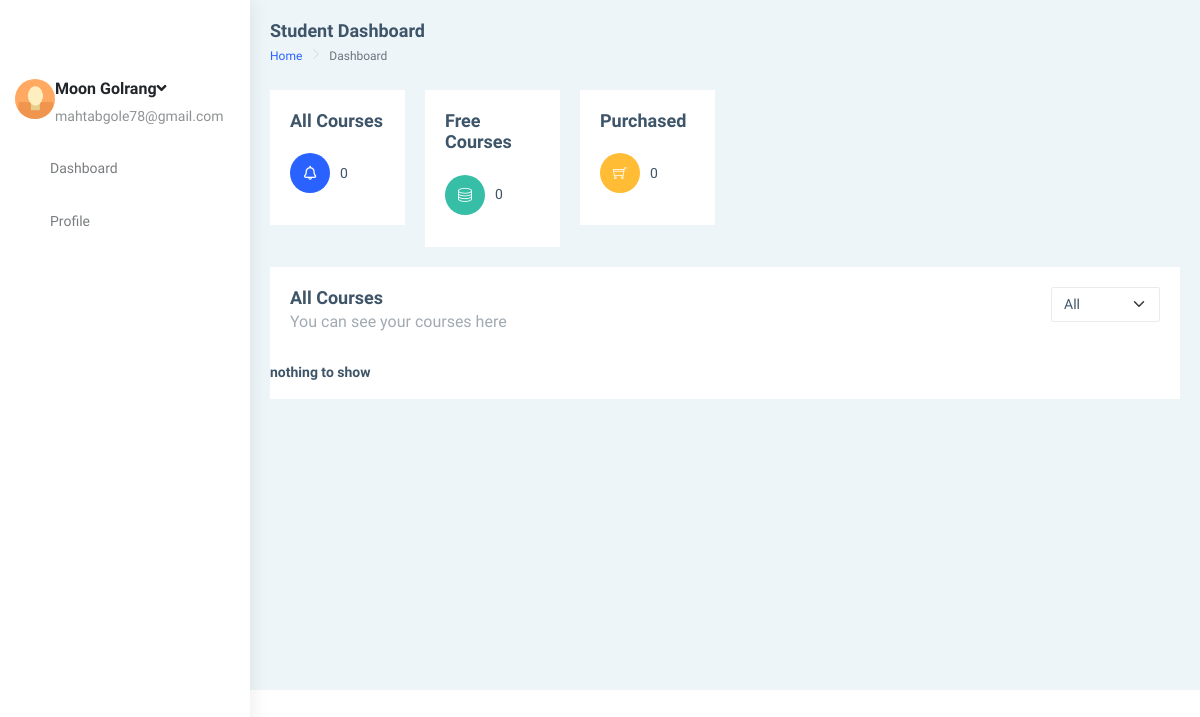
The page /accounts/userdashbord/main (signed in) on the database as committed earlier.
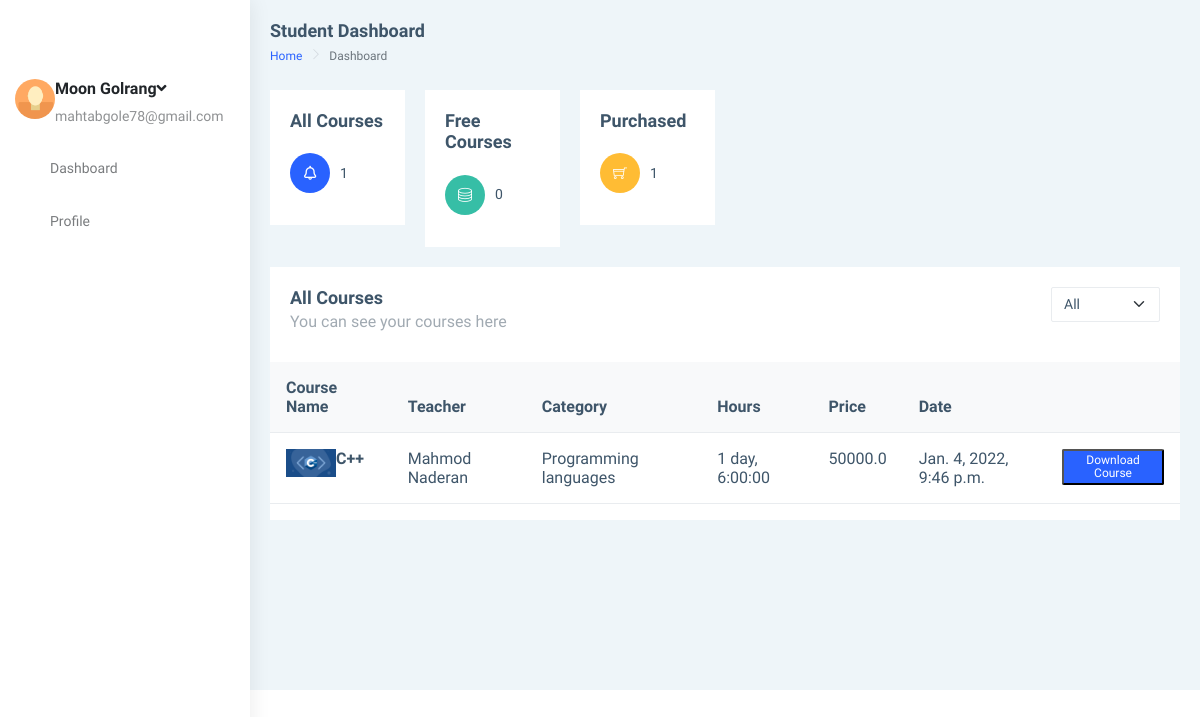
The same page on the database as committed later.
### mainSite/models.py (models this page shows, shortened)
class Course(models.Model):
    name = models.CharField(max_length=100, null=True)
    title = models.CharField(max_length=1000)
    price = models.FloatField(default=0)
    category = models.ManyToManyField(Category, related_name='category')
    subTittel = models.CharField(max_length=200, null=True)
    date_created = models.DateTimeField(auto_now_add=True, null=True)
    datepublished = models.DateTimeField(null=True)
    stutuses = (
        ('d', 'Draft'),
        ('p', 'Published'),
    )
    stutus = models.CharField(max_length=1, choices=stutuses, default='d')
    course_pic = models.ImageField(upload_to='courses/coverPictures/' ,null=True, blank=True)
    duration = models.DurationField(max_length=100, null=True)
    fileZip = models.FileField(
        upload_to='courses/zipFile/', null=True, blank=True)
    dlNumber = models.IntegerField(default=0)
    video = models.FileField(
        upload_to='courses/video/%y', null=True, blank=True)
    class Meta:
        ordering = ["-dlNumber"]

class Teacher (models.Model):
    phone = models.CharField(max_length=200, unique=True)
    date_created = models.DateTimeField(auto_now_add=True, null=True)
    user = models.OneToOneField(
        User, null=True, on_delete=models.CASCADE, related_name='teacher')
    profile_pic = models.ImageField(
        upload_to='teacher/profile/picture/', null=True, blank=True)
    course = models.ManyToManyField(Course, related_name='teacher')
    fildOfStudy = models.CharField(max_length=60, null=True)
    university = models.CharField(max_length=60, null=True)
    educations = (
        ('b', 'Bachelor'),
        ('bs', 'Bachelor Student'),
        ('m', 'Master'),
        ('ms', 'Master Student'),
        ('p', 'PHD'),
        ('ps', 'PHD Student'),
    )
    address=models.CharField(max_length=50, null=True)
    lastEducation = models.CharField(
        max_length=2, choices=educations, default='bs')
    documents = models.FileField(
        upload_to='teacher/documents/', null=True, blank=True)
    companiName1= models.CharField(max_length=50, null=True)
    jobSituation1= models.CharField(max_length=50, null=True)
    companiName2= models.CharField(max_length=50, null=True)
    jobSituation2= models.CharField(max_length=50, null=True)
    courseTitle1= models.CharField(max_length=50, null=True)
    courseTime1= models.CharField(max_length=50, null=True)
    courseTitle2= models.CharField(max_length=50, null=True)
    courseTime2= models.CharField(max_length=50, null=True)
    exteraInfo =models.CharField(max_length=200 , null=True)
    accepted =models.BooleanField(default=False)
    wallet=models.FloatField(default=0)

class Category(models.Model):
    name = models.CharField(max_length=200, null=True)
    category_pic = models.ImageField(upload_to='category/coverPictures/' ,null=True, blank=True)

class Transaction(models.Model):
    date_created = models.DateTimeField(auto_now_add=True, null=True)
    price =models.FloatField(default=0)
    course = models.ManyToManyField(Course, related_name='transaction')
    teacher = models.ManyToManyField(Teacher, related_name='transaction')
    customer= models.ManyToManyField(Customer, related_name='transaction')
    class Meta:
        ordering = ["-date_created"]

### mainSite/decorators.py (the view)
        def wrapper_func(requset, *args , **kwargs):
            group = None
            if requset.user.groups.exists():
                group = requset.user.groups.all()[0].name
            if group == None:
                return HttpResponse("you are not authorized to view this page")
            if group in allowed_roles:
                 return view_func(requset, *args , **kwargs)
            else:
                return HttpResponse("you are not authorized to view this page")

### mainSite/views.py (called while the page is built)
@login_required
@allowed_users("customer")
def userdashboard(request):
    customer = request.user.customer
    allCours = customer.transaction.all()
    freeCours = allCours.filter(price=0)
    coursePurchased = allCours.filter(price__gt=0)
    context = {
        "customer": customer,
        "allCours": allCours,
        "freeCours": freeCours,
        "freeCoursSize": len(freeCours),
        "coursePurchased": coursePurchased,
        "coursePurchasedSize": coursePurchased.count(),
    }
    return render(request, 'userdashboard.html', context)

### templates/userdashboard.html (shortened to what the changed rows need)
{% extends 'basehtml.html' %}
{% load static %}
{%block body%}
<div id="main-wrapper" data-layout="vertical" data-navbarbg="skin5" data-sidebartype="full"
    data-sidebar-position="absolute" data-header-position="absolute" data-boxed-layout="full">
    <div class="page-wrapper">
        <div class="container-fluid">
            <div class="row">
                <div class="col-md-2">
                    <div class="card">
                        <div class="card-body">
                            <div class="feed-widget">
                                <ul class="list-style-none feed-body m-0 p-b-20">
                                    <li class="feed-item">
                                        <div class="feed-icon bg-info">
                                        </div>
                                        {{ allCours.count}}
                                    </li>
                                </ul>
                            </div>
                        </div>
                    </div>
                </div>
                <div class="col-md-2">
                    <div class="card">
                        <div class="card-body">
                            <div class="feed-widget">
                                <ul class="list-style-none feed-body m-0 p-b-20">
                                    <li class="feed-item">
                                        <div class="feed-icon bg-warning"><i class="ti-shopping-cart"></i></div>
                                        {{ coursePurchasedSize}}
                                    </li>
                                </ul>
                            </div>
                        </div>
                    </div>
                </div>
            </div>
            <div class="row">
                <div class="col-12">
                    <div class="card">
                        <div class="table-responsive">
                            <table class="table v-middle">
                                    {% if allCours.count > 0 %}
                                     <thead>
                                    <tr class="bg-light">
                                        <th class="border-top-0">Course Name</th>
                                        <th class="border-top-0">Teacher</th>
                                        <th class="border-top-0">Category</th>
                                        <th class="border-top-0">Hours</th>
                                        <th class="border-top-0">Price</th>
                                        <th class="border-top-0">Date</th>
                                        <th class="border-top-0"></th>
                                    </tr>
                                </thead>
                                <tbody>
                                    {% for t in allCours %}
                                    <tr>
                                        <td>
                                            <div class="d-flex align-items-center">
                                                <div class="m-r-10">
                                                    {% for course in t.course.all %}
                                                    {% if course.course_pic %}
                                                    <div class="user-pic"><img src="{{course.course_pic.url}}" alt="users"
                                                         width="50" /></div>
                                                    {% endif %}
                                                    {% endfor %}
                                                </div>
                                                <div class="">
                                                    {% for course in t.course.all %}
                                                        <h4 class="m-b-0 font-16">{{ course.name }}</h4>
                                                     {% endfor %}
                                                </div>
                                            </div>
                                        </td>
                                        {% for teacher in t.teacher.all %}
                                        <td>{{ teacher.user.get_full_name }}</td>
                                        {% endfor %}
                                        {% for course in t.course.all %}
                                        {% for category in course.category.all %}
                                        <td>{{ category.name }}</td>
                                        {% endfor %}
                                        {% endfor %}
                                        <td>
                                            {% for course in t.course.all %}
                                            {{course.duration}}
                                            {% endfor %}
                                        </td>
                                        <td>{{t.price}}</td>
                                        <td>{{t.date_created}} </td>
                                        <td>
                                            {% for course in t.course.all %}
                                                 <button class="label label-info"><a href={{course.fileZip.url}} style="color: white;text-decoration: none;">Download Course</a></button>
                                             {% endfor %}
                                                </td>
                                    </tr>
                                    {% endfor %}
                                    {% else %}
                                    <div class ="row"> <strong>           nothing to show    </strong></div>
                                    {% endif %}
                                </tbody>
                            </table>
                        </div>
                    </div>
                </div>
            </div>
        </div>
    </div>
    {% endblock %}

Rows that differ between the two databases and show on the page:
added Transaction: price "50000.0", date_created "Jan. 4, 2022, 9:46 p.m."
now on this page (row edited): Course: course_pic (picture), name "C++", duration "1 day, 6:00:00"
now on this page (row edited): Teacher: user.get_full_name "Mahmod Naderan"
now on this page (row unchanged): Category: name "Programming languages"
Other text that changed with them:
{{ allCours.count }}: "0" → "1"
{{ coursePurchasedSize }}: "0" → "1"
text no longer shown: "nothing to show"
text now shown: "Course Name Teacher Category Hours Price Date"
